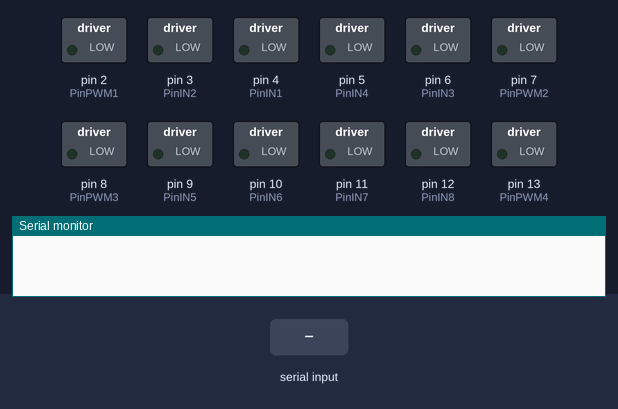
The sketch below on a simulated Arduino Uno, built with avr-gcc and run on an emulated ATmega328P. On the bench: switched loads named in the sketch (green lamp = pin HIGH), the last lines printed to the serial monitor. The inputs (shaded band) are chosen by the test bench.

Above: at 1.2 s.
1.3 s: "le\n" received over Serial
At 2.2 s:
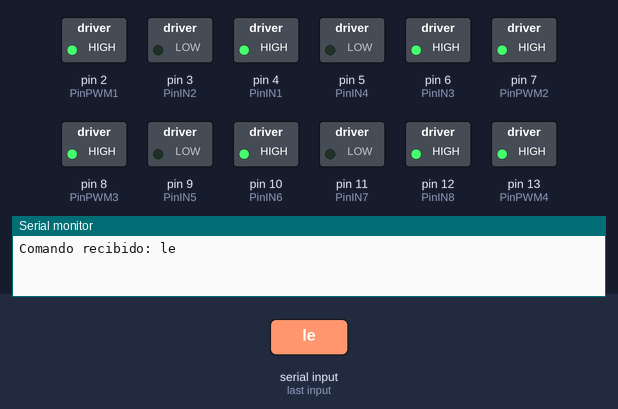
2.8 s: "ri\n" received over Serial
At 3.4 s:
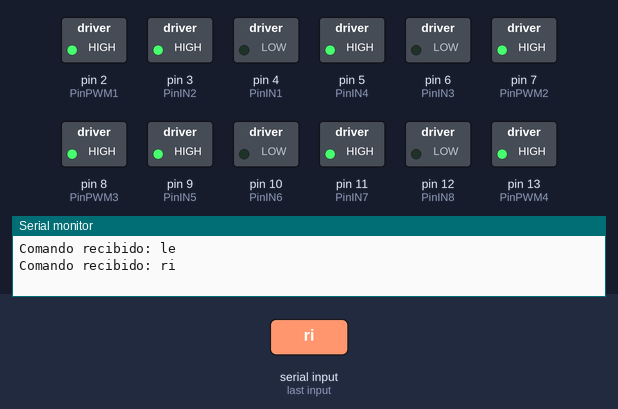
4.3 s: "up\n" received over Serial
At 5.5 s:
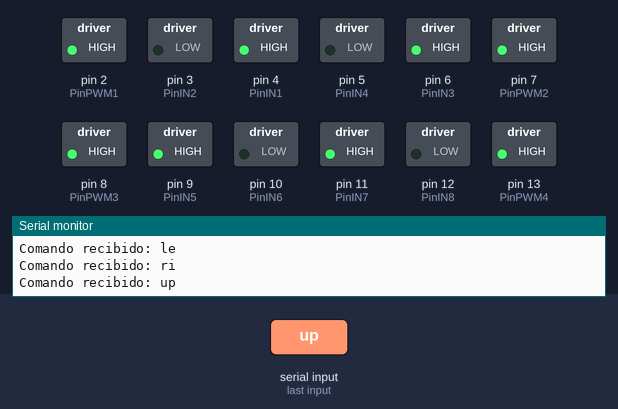
5.8 s: "st\n" received over Serial
At 6.9 s:
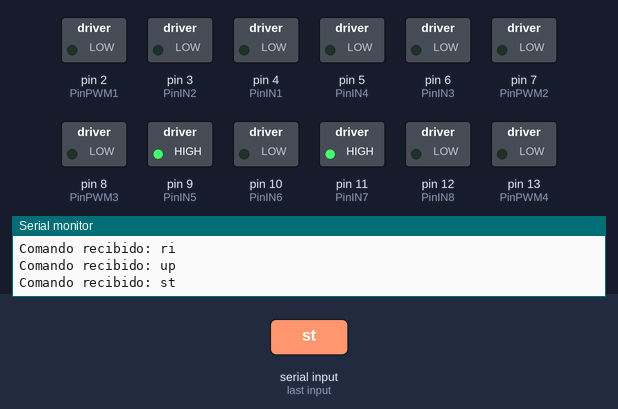
Timing chart, 0 to 8.3 s (numbered marks = the images above; inputs shaded):
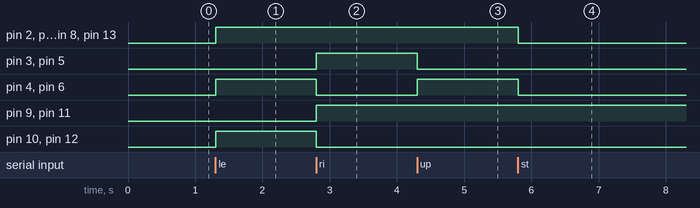

The sketch:

control_4wd.ino
```cpp
const int PinIN1 = 4;  // Pin para Motor 1
const int PinIN2 = 3;  // Pin para Motor 1
const int PinIN3 = 6;  // Pin para Motor 2
const int PinIN4 = 5;  // Pin para Motor 2
const int PinIN5 = 9;  // Pin para Motor 3
const int PinIN6 = 10;  // Pin para Motor 3
const int PinIN7 = 11; // Pin para Motor 4
const int PinIN8 = 12; // Pin para Motor 4
const int PinPWM1 = 2; // Pin PWM para Motor 1
const int PinPWM2 = 7; // Pin PWM para Motor 2
const int PinPWM3 = 8; // Pin PWM para Motor 3
const int PinPWM4 = 13; // Pin PWM para Motor 4 (puedes cambiarlo según tu configuración)

int velocidadMotor1 = 255; // Velocidad del Motor 1 (0-255)
int velocidadMotor2 = 255;  // Velocidad del Motor 2 (0-255)
int velocidadMotor3 = 255; // Velocidad del Motor 3 (0-255)
int velocidadMotor4 = 255; // Velocidad del Motor 4 (0-255)

String comando;

void setup() {
  Serial.begin(9600);
  pinMode(PinIN1, OUTPUT);
  pinMode(PinIN2, OUTPUT);
  pinMode(PinIN3, OUTPUT);
  pinMode(PinIN4, OUTPUT);
  pinMode(PinIN5, OUTPUT);
  pinMode(PinIN6, OUTPUT);
  pinMode(PinIN7, OUTPUT);
  pinMode(PinIN8, OUTPUT);
  pinMode(PinPWM1, OUTPUT);
  pinMode(PinPWM2, OUTPUT);
  pinMode(PinPWM3, OUTPUT);
  pinMode(PinPWM4, OUTPUT);
  MotorStop();
}

void MotorStop() {
  digitalWrite(PinIN1,LOW);
  digitalWrite(PinIN2,LOW);
  digitalWrite(PinIN3,LOW);
  digitalWrite(PinIN4,LOW);
  analogWrite(PinPWM1,0);
  analogWrite(PinPWM2,0);
  analogWrite(PinPWM3,0);
  analogWrite(PinPWM4,0);
}

// Funciones para Motor 1
void Motor1Horario(int velocidad) {
  analogWrite(PinPWM1, velocidad); // Ajustar velocidad
  digitalWrite(PinIN1, HIGH);
  digitalWrite(PinIN2, LOW);
}

void Motor1Antihorario(int velocidad) {
  analogWrite(PinPWM1, velocidad); // Ajustar velocidad
  digitalWrite(PinIN1, LOW);
  digitalWrite(PinIN2, HIGH);
}

// Funciones para Motor 2
void Motor2Horario(int velocidad) {
  analogWrite(PinPWM2, velocidad); // Ajustar velocidad
  digitalWrite(PinIN3, HIGH);
  digitalWrite(PinIN4, LOW);
}

void Motor2Antihorario(int velocidad) {
  analogWrite(PinPWM2, velocidad); // Ajustar velocidad
  digitalWrite(PinIN3, LOW);
  digitalWrite(PinIN4, HIGH);
}

// Funciones para Motor 3
void Motor3Horario(int velocidad) {
  analogWrite(PinPWM3, velocidad); // Ajustar velocidad
  digitalWrite(PinIN5, HIGH);
  digitalWrite(PinIN6, LOW);
}

void Motor3Antihorario(int velocidad) {
  analogWrite(PinPWM3, velocidad); // Ajustar velocidad
  digitalWrite(PinIN5, LOW);
  digitalWrite(PinIN6, HIGH);
}

// Funciones para Motor 4
void Motor4Horario(int velocidad) {
  analogWrite(PinPWM4, velocidad); // Ajustar velocidad
  digitalWrite(PinIN7, HIGH);
  digitalWrite(PinIN8, LOW);
}

void Motor4Antihorario(int velocidad) {
  analogWrite(PinPWM4, velocidad); // Ajustar velocidad
  digitalWrite(PinIN7, LOW);
  digitalWrite(PinIN8, HIGH);
}


void loop() {
  if (Serial.available() > 0) {
    String comando = Serial.readStringUntil('\n'); // Lee hasta el salto de línea
    Serial.print("Comando recibido: ");
    Serial.println(comando);

    if (comando == "le") { // izquierda
      Motor1Horario(velocidadMotor1);
      Motor2Horario(velocidadMotor2);
      Motor3Antihorario(velocidadMotor3);
      Motor4Antihorario(velocidadMotor4);
    } else if (comando == "ri") { // derecha
      Motor1Antihorario(velocidadMotor1);
      Motor2Antihorario(velocidadMotor2);
      Motor3Horario(velocidadMotor3);
      Motor4Horario(velocidadMotor4);
    } else if (comando == "up") { // arriba
      Motor1Horario(velocidadMotor1);
      Motor2Horario(velocidadMotor2);
      Motor3Horario(velocidadMotor3);
      Motor4Horario(velocidadMotor4);
    } else if (comando == "do") { // atrás
      Motor1Horario(velocidadMotor1);
      Motor2Horario(velocidadMotor2);
      Motor3Antihorario(velocidadMotor3);
      Motor4Antihorario(velocidadMotor4);
    } else if (comando == "st") { // detener
      MotorStop();
    }
  }
}
```

Measured:
- after the input at 1.3 s, pin 2 (PinPWM1), pin 4 (PinIN1), pin 6 (PinIN3), pin 7 (PinPWM2), pin 8 (PinPWM3), pin 10 (PinIN6), pin 12 (PinIN8), pin 13 (PinPWM4): LOW → HIGH at once
- after the input at 2.8 s, pin 3 (PinIN2), pin 5 (PinIN4), pin 9 (PinIN5), pin 11 (PinIN7): LOW → HIGH at once; pin 4 (PinIN1), pin 6 (PinIN3), pin 10 (PinIN6), pin 12 (PinIN8): HIGH → LOW at once
- after the input at 4.3 s, pin 3 (PinIN2), pin 5 (PinIN4): HIGH → LOW at once; pin 4 (PinIN1), pin 6 (PinIN3): LOW → HIGH at once
- after the input at 5.8 s, pin 2 (PinPWM1), pin 4 (PinIN1), pin 6 (PinIN3), pin 7 (PinPWM2), pin 8 (PinPWM3), pin 13 (PinPWM4): HIGH → LOW at once
